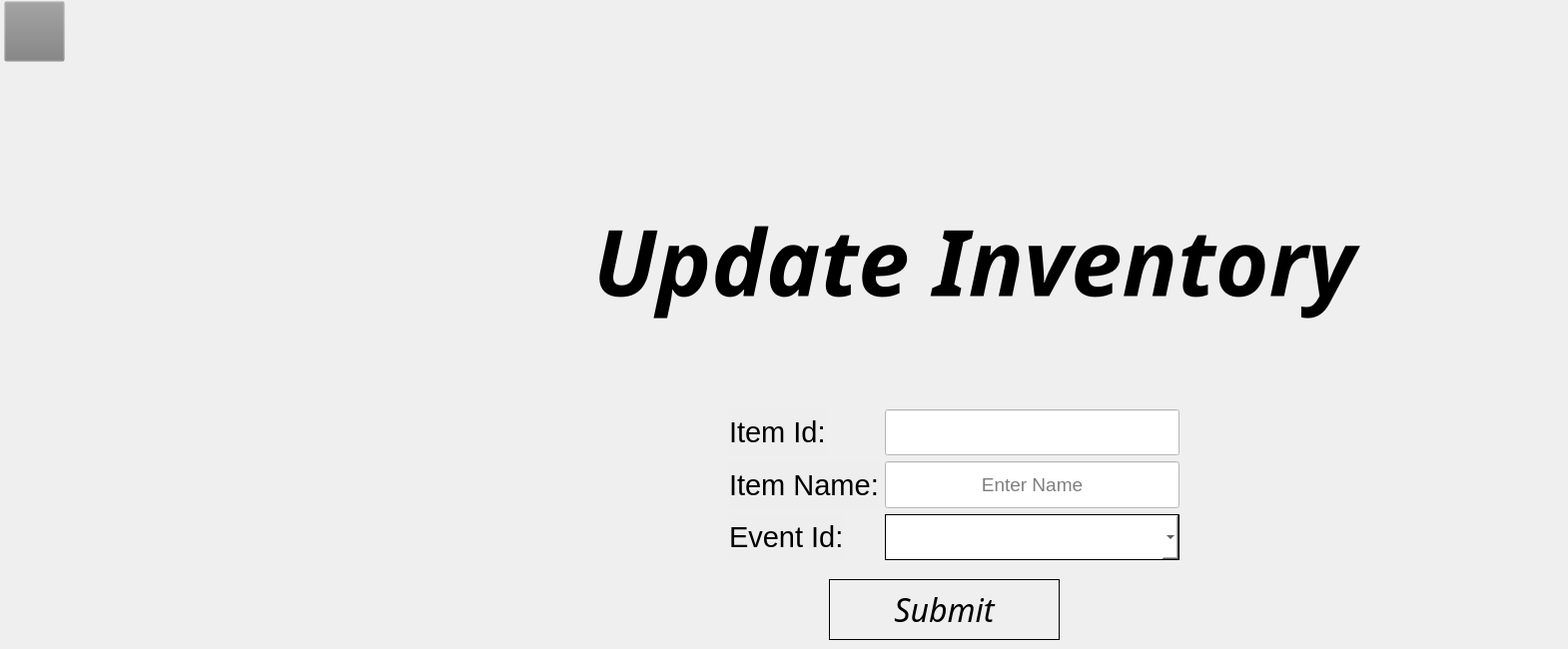
    <widget class="QWidget" name="UPDATEformforInventory">
     <widget class="QPushButton" name="updateInventory_backbutton">
      <property name="geometry">
       <rect>
        <x>4</x>
        <y>1</y>
        <width>61</width>
        <height>61</height>
       </rect>
      </property>
      <property name="styleSheet">
       <string notr="true">
background-color: rgb(128, 128, 128, 0.01);
border-image: url(:/back-button.png);</string>
      </property>
      <property name="text">
       <string/>
      </property>
     </widget>
     <widget class="QPushButton" name="pushButton_17">
      <property name="geometry">
       <rect>
        <x>830</x>
        <y>580</y>
        <width>231</width>
        <height>61</height>
       </rect>
      </property>
      <property name="font">
       <font>
        <family>Poppins</family>
        <pointsize>24</pointsize>
        <weight>50</weight>
        <italic>true</italic>
        <bold>false</bold>
       </font>
      </property>
      <property name="styleSheet">
       <string notr="true">border:1px solid black;
</string>
      </property>
      <property name="text">
       <string>Submit</string>
      </property>
     </widget>
     <widget class="QLabel" name="label_176">
      <property name="geometry">
       <rect>
        <x>390</x>
        <y>200</y>
        <width>1171</width>
        <height>121</height>
       </rect>
      </property>
      <property name="font">
       <font>
        <family>JasmineUPC</family>
        <pointsize>69</pointsize>
        <weight>75</weight>
        <italic>true</italic>
        <bold>true</bold>
       </font>
      </property>
      <property name="styleSheet">
       <string notr="true">background-color: rgb(128, 128, 128, 0.001);</string>
      </property>
      <property name="text">
       <string>Update Inventory</string>
      </property>
      <property name="alignment">
       <set>Qt::AlignCenter</set>
      </property>
     </widget>
     <widget class="QWidget" name="layoutWidget">
      <property name="geometry">
       <rect>
        <x>730</x>
        <y>410</y>
        <width>451</width>
        <height>151</height>
       </rect>
      </property>
      <layout class="QFormLayout" name="formLayout_11">
       <item row="0" column="0">
        <widget class="QLabel" name="label_175">
         <property name="font">
          <font>
           <pointsize>22</pointsize>
          </font>
         </property>
         <property name="styleSheet">
          <string notr="true">background-color:rgb(128,128,128,0.01);</string>
         </property>
         <property name="text">
          <string>Item Id:</string>
         </property>
        </widget>
       </item>
       <item row="0" column="1">
        <widget class="QLineEdit" name="lineEdit_78">
         <property name="sizePolicy">
          <sizepolicy hsizetype="Expanding" vsizetype="Expanding">
           <horstretch>0</horstretch>
           <verstretch>0</verstretch>
          </sizepolicy>
         </property>
         <property name="font">
          <font>
           <pointsize>14</pointsize>
          </font>
         </property>
         <property name="styleSheet">
          <string notr="true">
background-color: white;</string>
         </property>
         <property name="alignment">
          <set>Qt::AlignCenter</set>
         </property>
        </widget>
       </item>
       <item row="1" column="0">
        <widget class="QLabel" name="label_177">
         <property name="font">
          <font>
           <pointsize>22</pointsize>
          </font>
         </property>
         <property name="styleSheet">
          <string notr="true">background-color:rgb(128,128,128,0.01);</string>
         </property>
         <property name="text">
          <string>Item Name:</string>
         </property>
        </widget>
       </item>
       <item row="1" column="1">
        <widget class="QLineEdit" name="lineEdit_79">
         <property name="sizePolicy">
          <sizepolicy hsizetype="Expanding" vsizetype="Expanding">
           <horstretch>0</horstretch>
           <verstretch>0</verstretch>
          </sizepolicy>
         </property>
         <property name="font">
          <font>
           <pointsize>14</pointsize>
          </font>
         </property>
         <property name="styleSheet">
          <string notr="true">
background-color: white;</string>
         </property>
         <property name="alignment">
          <set>Qt::AlignCenter</set>
         </property>
         <property name="placeholderText">
          <string>Enter Name</string>
         </property>
        </widget>
       </item>
       <item row="2" column="0">
        <widget class="QLabel" name="label_179">
         <property name="font">
          <font>
           <pointsize>22</pointsize>
          </font>
         </property>
         <property name="styleSheet">
          <string notr="true">background-color:rgb(128,128,128,0.01);</string>
         </property>
         <property name="text">
          <string>Event Id:</string>
         </property>
        </widget>
       </item>
       <item row="2" column="1">
        <widget class="QComboBox" name="comboBox_9">
         <property name="sizePolicy">
          <sizepolicy hsizetype="Preferred" vsizetype="Expanding">
           <horstretch>0</horstretch>
           <verstretch>0</verstretch>
          </sizepolicy>
         </property>
         <property name="styleSheet">
          <string notr="true">background-color:rgb(255,255,255);
border:1px solid black
</string>
         </property>
        </widget>
       </item>
      </layout>
     </widget>
    </widget>
